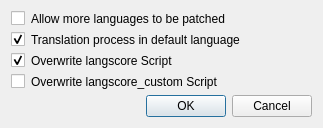
<?xml version="1.0" encoding="UTF-8"?>
<ui version="4.0">
 <class>UpdatePluginDialog</class>
 <widget class="QDialog" name="UpdatePluginDialog">
  <property name="windowModality">
   <enum>Qt::WindowModality::WindowModal</enum>
  </property>
  <property name="geometry">
   <rect>
    <x>0</x>
    <y>0</y>
    <width>323</width>
    <height>116</height>
   </rect>
  </property>
  <property name="sizePolicy">
   <sizepolicy hsizetype="Fixed" vsizetype="Fixed">
    <horstretch>0</horstretch>
    <verstretch>0</verstretch>
   </sizepolicy>
  </property>
  <property name="maximumSize">
   <size>
    <width>490</width>
    <height>356</height>
   </size>
  </property>
  <property name="windowTitle">
   <string>Dialog</string>
  </property>
  <property name="styleSheet">
   <string notr="true">border-color: rgb(236, 236, 236);</string>
  </property>
  <layout class="QVBoxLayout" name="verticalLayout">
   <item>
    <widget class="QCheckBox" name="enablePatch">
     <property name="text">
      <string>Allow more languages to be patched</string>
     </property>
    </widget>
   </item>
   <item>
    <widget class="QCheckBox" name="enableTransDefLang">
     <property name="toolTip">
      <string extracomment="チェックを外すと、デフォルト言語が選択されている場合において翻訳処理がスキップされます。">If unchecked, the translation process is skipped when the default language is selected.</string>
     </property>
     <property name="text">
      <string>Translation process in default language</string>
     </property>
     <property name="checked">
      <bool>true</bool>
     </property>
    </widget>
   </item>
   <item>
    <widget class="QCheckBox" name="updateLsScript">
     <property name="enabled">
      <bool>true</bool>
     </property>
     <property name="text">
      <string>Overwrite langscore Script</string>
     </property>
     <property name="checked">
      <bool>true</bool>
     </property>
    </widget>
   </item>
   <item>
    <widget class="QCheckBox" name="updateLsCustomScript">
     <property name="enabled">
      <bool>true</bool>
     </property>
     <property name="text">
      <string>Overwrite langscore_custom Script</string>
     </property>
    </widget>
   </item>
   <item>
    <widget class="QDialogButtonBox" name="buttonBox">
     <property name="orientation">
      <enum>Qt::Orientation::Horizontal</enum>
     </property>
     <property name="standardButtons">
      <set>QDialogButtonBox::StandardButton::Cancel|QDialogButtonBox::StandardButton::Ok</set>
     </property>
    </widget>
   </item>
  </layout>
 </widget>
 <resources/>
 <connections>
  <connection>
   <sender>buttonBox</sender>
   <signal>accepted()</signal>
   <receiver>UpdatePluginDialog</receiver>
   <slot>accept()</slot>
   <hints>
    <hint type="sourcelabel">
     <x>248</x>
     <y>254</y>
    </hint>
    <hint type="destinationlabel">
     <x>157</x>
     <y>274</y>
    </hint>
   </hints>
  </connection>
  <connection>
   <sender>buttonBox</sender>
   <signal>rejected()</signal>
   <receiver>UpdatePluginDialog</receiver>
   <slot>reject()</slot>
   <hints>
    <hint type="sourcelabel">
     <x>316</x>
     <y>260</y>
    </hint>
    <hint type="destinationlabel">
     <x>286</x>
     <y>274</y>
    </hint>
   </hints>
  </connection>
 </connections>
</ui>
